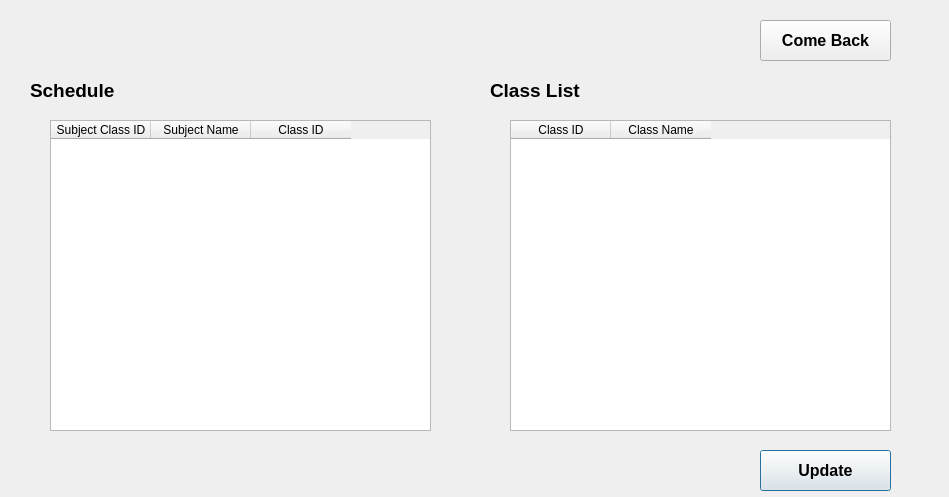
<?xml version="1.0" encoding="UTF-8"?>
<ui version="4.0">
 <class>Dialog</class>
 <widget class="QDialog" name="Dialog">
  <property name="geometry">
   <rect>
    <x>0</x>
    <y>0</y>
    <width>949</width>
    <height>497</height>
   </rect>
  </property>
  <property name="windowTitle">
   <string>Dialog</string>
  </property>
  <widget class="QTableWidget" name="classesTable">
   <property name="geometry">
    <rect>
     <x>510</x>
     <y>120</y>
     <width>381</width>
     <height>311</height>
    </rect>
   </property>
   <column>
    <property name="text">
     <string>Class ID</string>
    </property>
   </column>
   <column>
    <property name="text">
     <string>Class Name</string>
    </property>
   </column>
  </widget>
  <widget class="QTableWidget" name="subjectClassesTable">
   <property name="geometry">
    <rect>
     <x>50</x>
     <y>120</y>
     <width>381</width>
     <height>311</height>
    </rect>
   </property>
   <column>
    <property name="text">
     <string>Subject Class ID</string>
    </property>
   </column>
   <column>
    <property name="text">
     <string>Subject Name</string>
    </property>
   </column>
   <column>
    <property name="text">
     <string>Class ID</string>
    </property>
   </column>
  </widget>
  <widget class="QPushButton" name="updateSubjectClassesBtn">
   <property name="geometry">
    <rect>
     <x>760</x>
     <y>450</y>
     <width>131</width>
     <height>41</height>
    </rect>
   </property>
   <property name="font">
    <font>
     <pointsize>12</pointsize>
     <weight>75</weight>
     <bold>true</bold>
    </font>
   </property>
   <property name="text">
    <string>Update</string>
   </property>
  </widget>
  <widget class="QPushButton" name="comeBackBtn">
   <property name="geometry">
    <rect>
     <x>760</x>
     <y>20</y>
     <width>131</width>
     <height>41</height>
    </rect>
   </property>
   <property name="font">
    <font>
     <pointsize>12</pointsize>
     <weight>75</weight>
     <bold>true</bold>
    </font>
   </property>
   <property name="text">
    <string>Come Back</string>
   </property>
  </widget>
  <widget class="QLabel" name="label">
   <property name="geometry">
    <rect>
     <x>30</x>
     <y>70</y>
     <width>111</width>
     <height>41</height>
    </rect>
   </property>
   <property name="font">
    <font>
     <pointsize>14</pointsize>
     <weight>75</weight>
     <bold>true</bold>
    </font>
   </property>
   <property name="text">
    <string>Schedule</string>
   </property>
  </widget>
  <widget class="QLabel" name="label_2">
   <property name="geometry">
    <rect>
     <x>490</x>
     <y>70</y>
     <width>111</width>
     <height>41</height>
    </rect>
   </property>
   <property name="font">
    <font>
     <pointsize>14</pointsize>
     <weight>75</weight>
     <bold>true</bold>
    </font>
   </property>
   <property name="text">
    <string>Class List</string>
   </property>
  </widget>
 </widget>
 <resources/>
 <connections/>
</ui>
